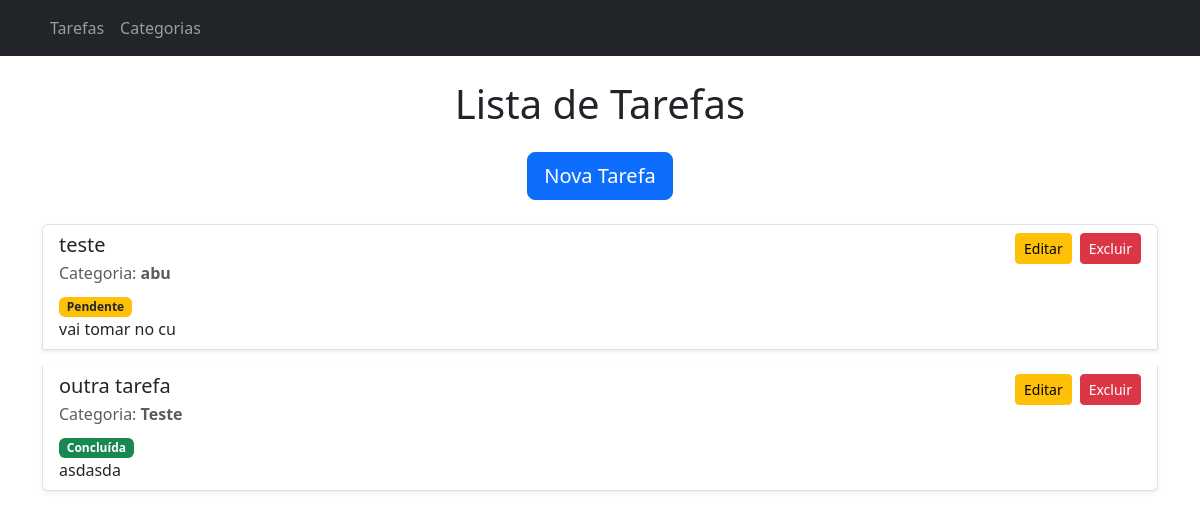
The page /tarefas/ on the database as committed earlier.
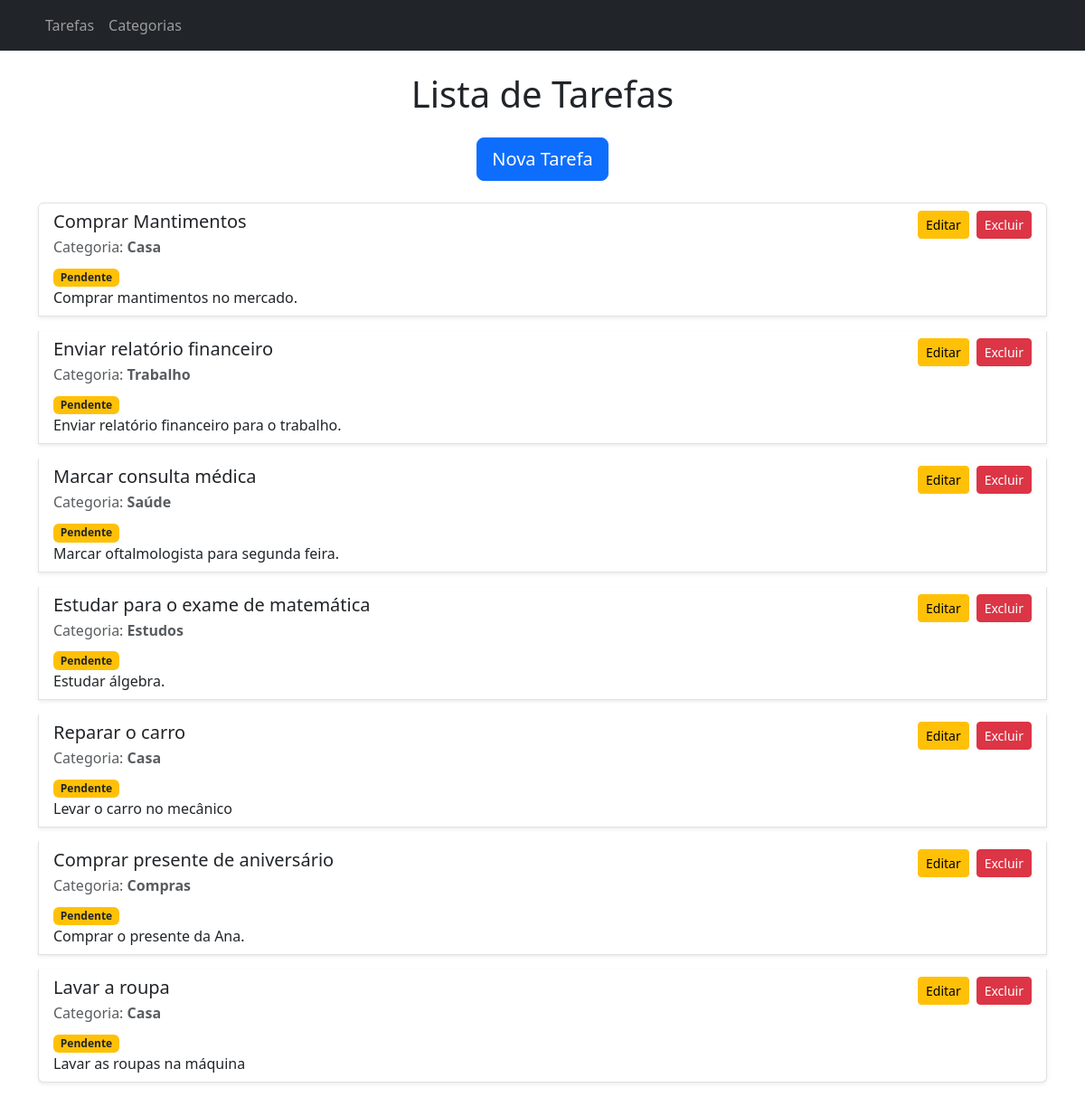
The same page on the database as committed later.
### apps/tarefas/models.py (models this page shows, shortened)
class Tarefa(models.Model):
    titulo = models.CharField(max_length=200)
    descricao = models.TextField(blank=True, null=True)
    concluida = models.BooleanField(default=False)
    categoria = models.ForeignKey(Categoria, on_delete=models.CASCADE)

### apps/categorias/models.py (models this page shows)
class Categoria(models.Model):
    nome = models.CharField(max_length=100, unique=True)
    def __str__(self):
        return self.nome

### apps/tarefas/views.py (the view)
# urls.py: path("", TarefaListView.as_view(), name="lista"),
class TarefaListView(ListView):
    model = Tarefa
    template_name = "tarefas/lista.html"
    context_object_name = "tarefas"
    paginate_by = 10
    ordering = ['id']

### templates/tarefas/lista.html (shortened to what this page needs)
{% extends "base.html" %}
{% block content %}
<h1 class="mb-4 text-center">Lista de Tarefas</h1>
<div class="d-flex justify-content-center mb-4">
  <a href="{% url 'tarefas:nova' %}" class="btn btn-lg btn-primary">
     Nova Tarefa
  </a>
</div>
<div class="list-group">
  {% for tarefa in tarefas %}
  <div class="list-group-item d-flex justify-content-between align-items-start shadow-sm mb-3">
    <div>
      <h5 class="mb-1">{{ tarefa.titulo }}</h5>
      <p class="text-muted mb-2">Categoria: <strong>{{ tarefa.categoria }}</strong></p>
      {% if tarefa.concluida %}
      <span class="badge bg-success">Concluída</span>
      {% else %}
      <span class="badge bg-warning text-dark">Pendente</span>
      {% endif %}
      <p class="mb-0">{{ tarefa.descricao }}</p>
    </div>
    <div class="d-flex align-items-center">
      <a href="{% url 'tarefas:editar' tarefa.id %}" class="btn btn-warning btn-sm me-2">
         Editar
      </a>
      <a href="{% url 'tarefas:excluir' tarefa.id %}" class="btn btn-danger btn-sm">
         Excluir
      </a>
    </div>
  </div>
  {% endfor %}
</div>
{% endblock %}

### templates/base.html (shortened to what this page needs)
<!DOCTYPE html>
<html lang="pt-br">
<head>
  <link rel="stylesheet" href="https://cdn.jsdelivr.net/npm/bootstrap@5.3.0/dist/css/bootstrap.min.css">
</head>
<body>
  {% include "partials/navbar.html" %}
  <div class="container mt-4">
    {% block content %}{% endblock %}
  </div>
</body>
</html>

### templates/partials/navbar.html (shortened to what this page needs)
<nav class="navbar navbar-expand-lg navbar-dark bg-dark">
  <div class="container">
    <div class="collapse navbar-collapse" id="navbarNav">
      <ul class="navbar-nav">
        <li class="nav-item">
          <a class="nav-link" href="{% url 'tarefas:lista' %}">Tarefas</a>
        </li>
        <li class="nav-item">
          <a class="nav-link" href="{% url 'categorias:lista' %}">Categorias</a>
        </li>
      </ul>
    </div>
  </div>
</nav>

Rows that differ between the two databases and show on the page:
removed Tarefa: titulo "teste", categoria "abu", concluida "Pendente", descricao "vai tomar no cu"
removed Tarefa: titulo "outra tarefa", categoria "Teste", concluida "Concluída", descricao "asdasda"
added Tarefa: titulo "Comprar Mantimentos", categoria "Casa", concluida "Pendente", descricao "Comprar mantimentos no mercado."
added Tarefa: titulo "Enviar relatório financeiro", categoria "Trabalho", concluida "Pendente", descricao "Enviar relatório financeiro para o trabalho."
added Tarefa: titulo "Marcar consulta médica", categoria "Saúde", concluida "Pendente", descricao "Marcar oftalmologista para segunda feira."
added Tarefa: titulo "Estudar para o exame de matemática", categoria "Estudos", concluida "Pendente", descricao "Estudar álgebra."
added Tarefa: titulo "Reparar o carro", categoria "Casa", concluida "Pendente", descricao "Levar o carro no mecânico"
added Tarefa: titulo "Comprar presente de aniversário", categoria "Compras", concluida "Pendente", descricao "Comprar o presente da Ana."
added Tarefa: titulo "Lavar a roupa", categoria "Casa", concluida "Pendente", descricao "Lavar as roupas na máquina"
